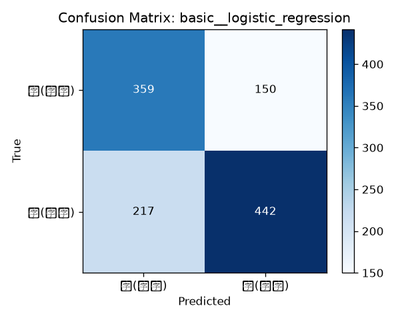
#> input picture ai-service/data/image/stats/confusion_matrix_basic__logistic_regression.png, 400 x 320 px, shrunk from 600 x 480 before the run
$ python -i train_image_baseline.py   (imports and definitions only)   (older library calls are emulated)
#> lines starting #> are read from the running program, lines starting #| are printed output that depends on the picture; after the words box and inside, x2 and y2 are one past the last pixel; in counts of white or black regions, pixels touching at a corner belong together
#!/usr/bin/env python
# -*- coding: utf-8 -*-
"""
图像诈骗检测传统机器学习 baseline 训练脚本

任务书 P2 / 任务6：实现 ELA + 传统特征 + SVM，做 ablation study
（不同特征 × 不同模型对比），输出混淆矩阵 + 准确率/精确率/召回率/F1，
并生成 ELA 误差图可视化，验收标准真伪检测准确率 ≥ 85%。

二分类标签映射（真伪）：
    normal(0)  -> 0  真（正常图片）
    fraud(1) + tampered(2) -> 1  伪（诈骗截图/篡改图像）

输入：data/image/processed/ 下的 PNG（由 preprocess_image.py 产出，224x224）
输出：
  - data/image/stats/baseline_results.json    全部实验指标
  - data/image/stats/confusion_matrix_*.png   混淆矩阵图
  - data/image/stats/ela_visualization.png    ELA 误差图对比（伪 vs 真）
  - data/image/stats/sample_montage.png       样本示例拼图
  - data/image/stats/baseline_summary.md      实验报告
  - models/image_baseline.joblib              最佳 Pipeline

注意：当前合成数据集仅 12 条原始样本，仅用于流程验证。真实数据
（≥2000 张/类）到位后重跑本脚本即可获得验收所需的 ≥85% 准确率。
类激活图（CAM）可视化属于深度学习（ResNet）阶段，不在 baseline 范围。
"""
import os
import io
import json
import warnings
import traceback

import numpy as np
from PIL import Image
import cv2
from sklearn.pipeline import Pipeline
from sklearn.preprocessing import StandardScaler
from sklearn.svm import SVC
from sklearn.ensemble import RandomForestClassifier
from sklearn.linear_model import LogisticRegression
from sklearn.model_selection import StratifiedKFold, cross_val_score
from sklearn.metrics import (
    accuracy_score, precision_score, recall_score, f1_score, confusion_matrix
)
import joblib

# 非交互后端，避免 GUI 弹窗
import matplotlib
# [1 line not run here, left out]
import matplotlib.pyplot as plt

# 路径配置
SCRIPT_DIR = os.path.dirname(os.path.abspath(__file__))
AI_SERVICE_DIR = os.path.dirname(SCRIPT_DIR)
DATA_DIR = os.path.join(AI_SERVICE_DIR, 'data')
PROCESSED_DIR = os.path.join(DATA_DIR, 'image', 'processed')
STATS_DIR = os.path.join(DATA_DIR, 'image', 'stats')
MODELS_DIR = os.path.join(AI_SERVICE_DIR, 'models')
MODEL_PATH = os.path.join(MODELS_DIR, 'image_baseline.joblib')

ELA_QUALITY = 90
RANDOM_STATE = 42
CV_FOLDS = 5


# ============================================================
#  ELA 特征
# ============================================================

def compute_ela_map(img_rgb_uint8, quality=ELA_QUALITY):
    """计算 ELA（Error Level Analysis）误差图

    将图像以指定 JPEG 质量重新保存，与原图做逐像素差分。
    篡改区域因经历过二次压缩，误差通常显著高于未篡改区域。

    Returns:
        np.ndarray (H, W, 3) float64 绝对误差
    """
    pil_img = Image.fromarray(img_rgb_uint8.astype(np.uint8), mode='RGB')
    buf = io.BytesIO()
    pil_img.save(buf, 'JPEG', quality=quality)
    buf.seek(0)
    recompressed = np.array(
        Image.open(buf).convert('RGB'), dtype=np.float64)
    diff = np.abs(img_rgb_uint8.astype(np.float64) - recompressed)
    return diff


def ela_features(ela_map):
    """ELA 图统计量（8 维）

    均值、标准差、最大值、中位数、95/99 分位数、偏度、
    高误差像素占比（>30 的像素比例）
    """
    flat = ela_map.ravel()
    mean = float(np.mean(flat))
    std = float(np.std(flat))
    mx = float(np.max(flat))
    med = float(np.median(flat))
    p95 = float(np.percentile(flat, 95))
    p99 = float(np.percentile(flat, 99))
    # 偏度（防除零）
    skew = float(np.mean(((flat - mean) / (std + 1e-8)) ** 3))
    high_ratio = float(np.mean(flat > 30))
    return [mean, std, mx, med, p95, p99, skew, high_ratio]


# ============================================================
#  GLCM 纹理特征（纯 numpy 实现，无需 skimage）
# ============================================================

def glcm_features(gray, levels=16):
    """灰度共生矩阵特征（水平方向，4 维）

    Returns:
        [contrast, homogeneity, energy, correlation]
    """
    g = (gray.astype(np.int32) // (256 // levels)).clip(0, levels - 1)
    g1 = g[:, :-1].ravel()
    g2 = g[:, 1:].ravel()

    glcm = np.zeros((levels, levels), dtype=np.float64)
    np.add.at(glcm, (g1, g2), 1)
    glcm += glcm.T  # 对称化
    total = glcm.sum()
    if total > 0:
        glcm /= total

    ii, jj = np.meshgrid(np.arange(levels), np.arange(levels),
                         indexing='ij')
    contrast = float((glcm * (ii - jj) ** 2).sum())
    homogeneity = float((glcm / (1.0 + np.abs(ii - jj))).sum())
    energy = float((glcm ** 2).sum())

    mu_i = float((glcm * ii).sum())
    mu_j = float((glcm * jj).sum())
    std_i = float(np.sqrt((glcm * (ii - mu_i) ** 2).sum()))
    std_j = float(np.sqrt((glcm * (jj - mu_j) ** 2).sum()))
    correlation = float(
        (glcm * (ii - mu_i) * (jj - mu_j)).sum() /
        (std_i * std_j + 1e-10))

    return [contrast, homogeneity, energy, correlation]


# ============================================================
#  基础传统特征
# ============================================================

def basic_features(img_rgb_uint8):
    """颜色 + 噪声 + 边缘统计（19 维）"""
    img = img_rgb_uint8.astype(np.float64)
    gray = cv2.cvtColor(img_rgb_uint8, cv2.COLOR_RGB2GRAY)

    # 1. RGB 各通道均值/标准差（6 维）
    rgb_mean = [img[:, :, c].mean() for c in range(3)]
    rgb_std = [img[:, :, c].std() for c in range(3)]

    # 2. HSV 各通道均值/标准差（6 维）
    hsv = cv2.cvtColor(img_rgb_uint8, cv2.COLOR_RGB2HSV).astype(np.float64)
    hsv_mean = [hsv[:, :, c].mean() for c in range(3)]
    hsv_std = [hsv[:, :, c].std() for c in range(3)]

    # 3. 亮度/对比度（2 维）
    brightness = float(gray.mean())
    contrast = float(gray.std())

    # 4. 拉普拉斯方差（1 维，检测模糊/AI 过度平滑）
    lap_var = float(cv2.Laplacian(gray, cv2.CV_64F).var())

    # 5. 边缘密度（1 维）
    edges = cv2.Canny(gray, 100, 200)
    edge_density = float((edges > 0).mean())

    # 6. 噪声残差统计（3 维，中值滤波残差）
    denoised = cv2.medianBlur(gray, 3).astype(np.float64)
    noise = gray.astype(np.float64) - denoised
    noise_mean = float(noise.mean())
    noise_std = float(noise.std())
    noise_abs = float(np.abs(noise).mean())

    return (rgb_mean + rgb_std + hsv_mean + hsv_std +
            [brightness, contrast, lap_var, edge_density,
             noise_mean, noise_std, noise_abs])


# ============================================================
#  统一特征提取
# ============================================================

def extract_all_features(img_rgb_uint8):
    """提取全部特征组

    Returns:
        dict: {ela: 8, basic: 19, texture: 4}
    """
    ela_map = compute_ela_map(img_rgb_uint8)
    gray = cv2.cvtColor(img_rgb_uint8, cv2.COLOR_RGB2GRAY)
    return {
        'ela': ela_features(ela_map),
        'basic': basic_features(img_rgb_uint8),
        'texture': glcm_features(gray),
    }


# [462 lines left out: functions build_feature_vector, label_from_filename, build_model, compute_metrics, run_experiment, plot_confusion_matrix and 3 more, not called in this run]


# [2 lines not run here, left out]

>>> import cv2
>>> picture = cv2.cvtColor(cv2.imread('../data/image/stats/confusion_matrix_basic__logistic_regression.png'), cv2.COLOR_BGR2RGB)
>>> result = extract_all_features(picture)
#> in compute_ela_map, `diff = np.abs(img_rgb_uint8.astype(np.float64) - recompressed)`:
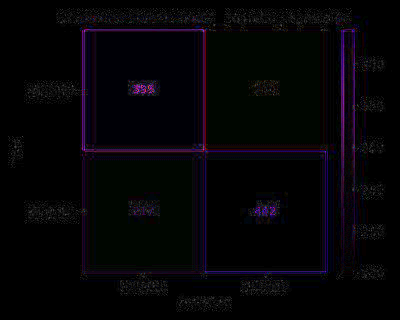
#> diff: shape (320, 400, 3) float64; mean R, G, B 0.8, 0.6, 1.1; drawn with min black and max white
#> in extract_all_features, `gray = cv2.cvtColor(img_rgb_uint8, cv2.COLOR_RGB2GRAY)`:
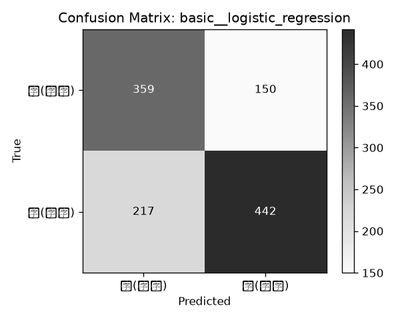
#> gray: shape (320, 400); min 0, max 255, mean 199
#> in ela_features, `mean = float(np.mean(flat))`: mean = 0.843
#> in ela_features, `std = float(np.std(flat))`: std = 2.17
#> in ela_features, `mx = float(np.max(flat))`: mx = 42
#> in ela_features, `med = float(np.median(flat))`: med = 0
#> in ela_features, `p95 = float(np.percentile(flat, 95))`: p95 = 4
#> in ela_features, `p99 = float(np.percentile(flat, 99))`: p99 = 11
#> in ela_features, `skew = float(np.mean(((flat - mean) / (std + 1e-8)) ** 3))`: skew = 5.18
#> in ela_features, `high_ratio = float(np.mean(flat > 30))`: high_ratio = 8.85e-05
#> in basic_features, `rgb_mean = [img[:, :, c].mean() for c in range(3)]`: rgb_mean = [184.9, 202.3, 219.9]
#> in basic_features, `rgb_std = [img[:, :, c].std() for c in range(3)]`: rgb_std = [97.05, 76.11, 56.01]
#> in basic_features, `hsv = cv2.cvtColor(img_rgb_uint8, cv2.COLOR_RGB2HSV).astype(np.float64)`:
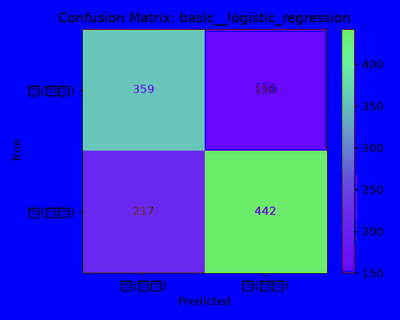
#> hsv: shape (320, 400, 3) float64; mean R, G, B 51.2, 58.7, 219.9
#> in basic_features, `hsv_mean = [hsv[:, :, c].mean() for c in range(3)]`: hsv_mean = [51.23, 58.65, 219.9]
#> in basic_features, `hsv_std = [hsv[:, :, c].std() for c in range(3)]`: hsv_std = [52.51, 90.71, 55.97]
#> in basic_features, `brightness = float(gray.mean())`: brightness = 199
#> in basic_features, `contrast = float(gray.std())`: contrast = 79.44
#> in basic_features, `lap_var = float(cv2.Laplacian(gray, cv2.CV_64F).var())`: lap_var = 3781.4
#> in basic_features, `edges = cv2.Canny(gray, 100, 200)`:
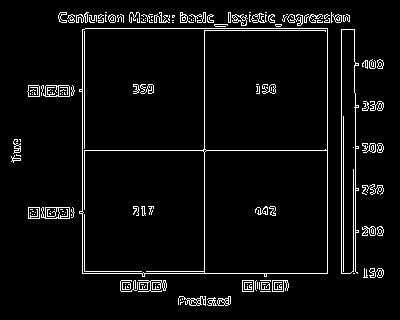
#> edges: shape (320, 400); 4.8% white in thin lines or dots, all inside (x1, y1, x2, y2) = (11, 12, 384, 306)
#> in basic_features, `edge_density = float((edges > 0).mean())`: edge_density = 0.0482
#> in basic_features, `denoised = cv2.medianBlur(gray, 3).astype(np.float64)`:
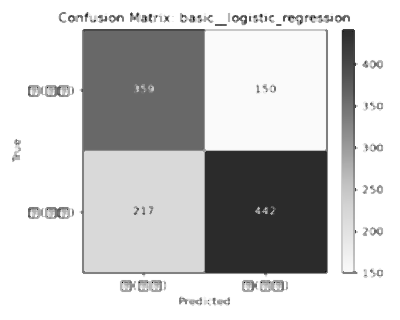
#> denoised: shape (320, 400) float64; min 4, max 255, mean 200.6
#> in basic_features, `noise = gray.astype(np.float64) - denoised`:
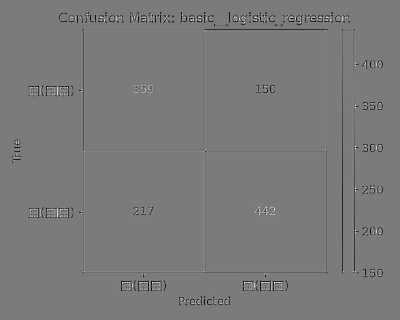
#> noise: shape (320, 400) float64; min -211, max 224, mean -1.6; drawn with min black and max white
#> in basic_features, `noise_mean = float(noise.mean())`: noise_mean = -1.61
#> in basic_features, `noise_std = float(noise.std())`: noise_std = 17.17
#> in basic_features, `noise_abs = float(np.abs(noise).mean())`: noise_abs = 3.27
#> in glcm_features, `g = (gray.astype(np.int32) // (256 // levels)).clip(0, levels - 1)`:
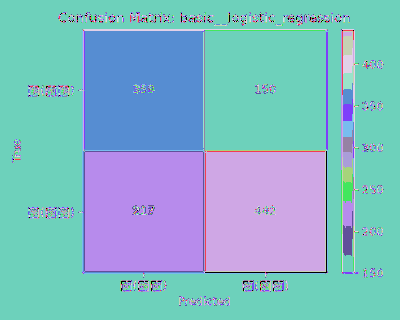
#> g: shape (320, 400) int32; 16 distinct labels, from 0 to 15; one colour per label, 0 black
#> result = {'ela': [0.843, 2.17, 42, 0, 4, 11, 5.18, 8.85e-05], 'basic': [184.9, 202.3, 219.9, 97.05, 76.11, 56.01, 51.23, 58.65, 219.9, 52.51, 90.71, 55.97, 199, 79.44, 3781.4, 0.0482, -1.61, 17.17, 3.27], 'texture': [3.13, 0.942, 0.357, 0.934]}
